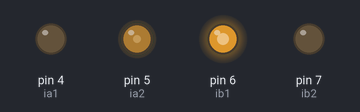
A sketch run on a simulated Arduino Uno, built with avr-gcc and run on an emulated ATmega328P. Parts: output pins drawn as LEDs (lit = HIGH).

Above: at 0.1 s.
Timing chart, 0 to 1.6 s (numbered marks = the images above):
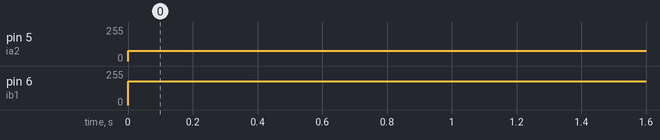

Measured:
- by itself, pin 5 (ia2): 0/255 → 76/255 at 0.00 s
- by itself, pin 6 (ib1): 0/255 → 178/255 at 0.00 s

The sketch:

A_30_B_70.ino
```cpp
#include <analogWrite.h>
#define ia1 4
#define ia2 5
#define ib1 6
#define ib2 7

#define maxSpd 255    // motor max speed

const float pi = 3.1415926;

int angle = 0;

void setup() {
  // put your setup code here, to run once:
  pinMode(ia1, OUTPUT);
  pinMode(ia2, OUTPUT);
  pinMode(ib1, OUTPUT);
  pinMode(ib2, OUTPUT);
  Serial.begin(115200);
}

void loop() {
 //if(digitalRead(ia1))
 //aStop();
  //if(digitalRead(ib1))
 //bBreak();
 aForward(maxSpd);
 bReward(maxSpd);
}

void aStop()
{
  digitalWrite(ia1, LOW);   // motor stop
  digitalWrite(ia2, LOW);
}

void aBreak()
{
  digitalWrite(ia1, HIGH);   // motor break
  digitalWrite(ia2, HIGH);
}

void bStop()
{
  digitalWrite(ib1, LOW);   // motor stop
  digitalWrite(ib2, LOW);
}

void bBreak()
{
  digitalWrite(ib1, HIGH);   // motor break
  digitalWrite(ib2, HIGH);
}

void aForward(int speed)
{
  digitalWrite(ia1, LOW);
  analogWrite(ia2, 0.3*speed);
}

void aReward(int speed)
{
  digitalWrite(ia2, LOW);
  analogWrite(ia1, 0.3*speed);
}

void bForward(int speed)
{
  digitalWrite(ib1, LOW);
  analogWrite(ib2, 0.7*speed);
}

void bReward(int speed)
{
  digitalWrite(ib2, LOW);
  analogWrite(ib1, 0.7*speed);
}
```
